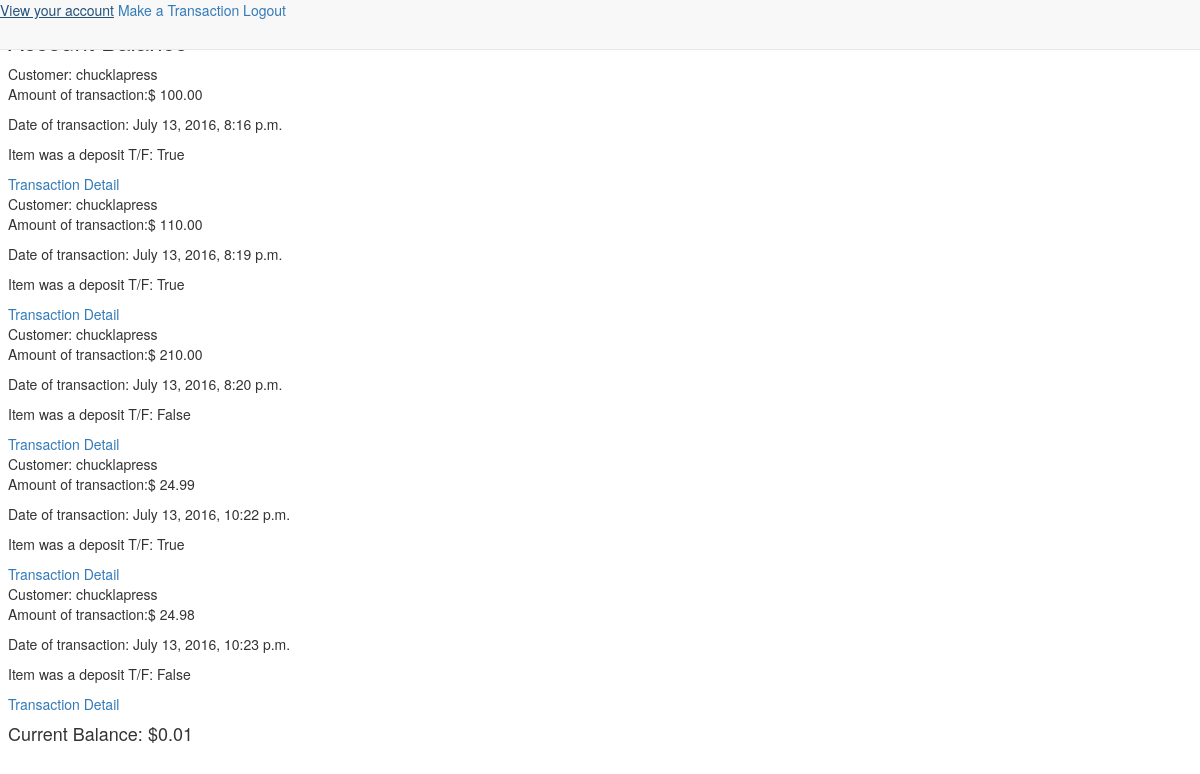
The app's page /balance/ (signed in), older data.
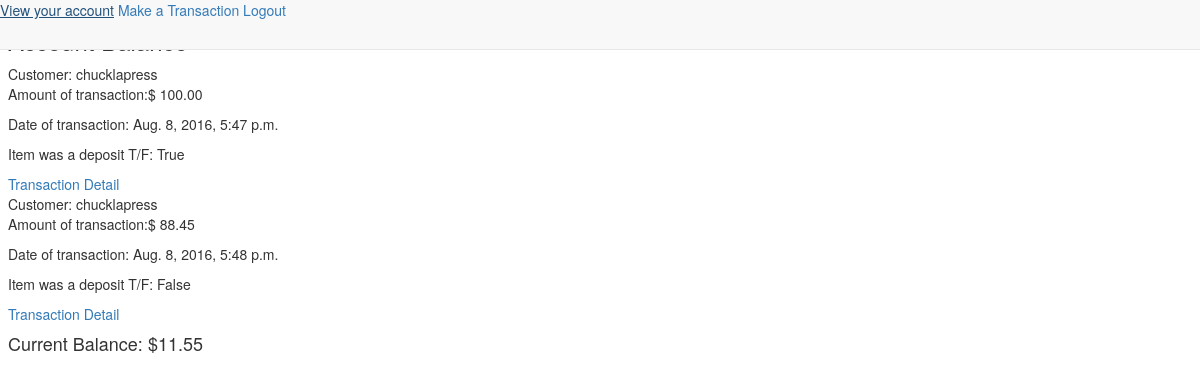
The same page, newer data.
### ironapp/models.py (models this page shows, shortened)
class AcctBalance(models.Model):
    account_number = models.IntegerField()
    entry = models.DecimalField(max_digits=19, decimal_places=2)
    is_deposit = models.BooleanField(default=1)
    date = models.DateTimeField(default=datetime.now, blank=True)
    customer = models.ForeignKey('auth.User')
    memo_or_note = models.CharField(max_length=35)
    is_transfer = models.BooleanField(default=False)

### ironapp/views.py (the view)
# urls.py: url(r'^balance/$', AccountView.as_view(), name="acct_bal_view"),
class AccountView(LoginRequiredMixin, ListView):
    login_url = "/login/"
    template_name = "acctbalance_form.html"
    model = AcctBalance
    def get_queryset(self):
        return AcctBalance.objects.filter(customer=self.request.user)
    def get_context_data(self,**kwargs):
        context = super().get_context_data(**kwargs)
        self.is_balance = is_balance(self.request.user)
        context["balance"] = self.is_balance
        return context

### ironapp/views.py (called while the page is built)
def is_balance(user):
    transactions = AcctBalance.objects.filter(customer=user)
    balance = 0
    for items in transactions:
        if items.is_deposit == True:
            balance += items.entry
        elif items.is_deposit == False:
            balance -= items.entry
        elif items.is_transfer == True:
            balance -= items.entry
            if balance >0:
                print("This transaction is not supported")
    return balance

### templates/acctbalance_form.html
{% extends 'base.html' %}
{% block content %}
<h3>Account Balance</h3>
    {% for item in object_list %}
        Customer: {{ item.customer }}
        <br>
        <p>Amount of transaction:$ {{ item.entry }}</p>
        <p>Date of transaction: {{ item.date }}</p>
        <P>Item was a deposit T/F: {{ item.is_deposit }}</P>
        <a href= "{% url 'account_detail_view' item.pk %}">Transaction Detail</a>
        <br>
    {% endfor %}
<h4>Current Balance: ${{balance}}</h4>
{% endblock %}

### templates/base.html (shortened to what this page needs)
{% load staticfiles %}
<!DOCTYPE html>
<html lang="en">
<head>
        <link rel = "stylesheet" href ={% static "ironapp/css/bootstrap.css"%}>
<body>
  <div class="container">
    <nav class="navbar navbar-default navbar-fixed-top">
      {% if user.is_authenticated %}
      <a href= "{% url 'acct_bal_view' %}">View your account</a>
      <a href= "{% url 'open_acct_view' %}">Make a Transaction</a>
      <a href="{%url 'logout_view'%}?next=/">Logout</a>
      {% else %}
      <a href="{% url 'index_view'%}">Home</a>
      <a href= "{% url 'sign_up_view' %}">Sign up a new account</a>
      <a href="{%url 'login'%}">Login to your account</a>
      {% endif %}
</div>
{%block content%}{% endblock %}
</body>
</html>

Row changes from the older to the newer data that the page shows:
removed AcctBalance: customer "chucklapress", entry "100.00", date "July 13, 2016, 8:16 p.m.", is_deposit "True"
removed AcctBalance: customer "chucklapress", entry "110.00", date "July 13, 2016, 8:19 p.m.", is_deposit "True"
removed AcctBalance: customer "chucklapress", entry "210.00", date "July 13, 2016, 8:20 p.m.", is_deposit "False"
removed AcctBalance: customer "chucklapress", entry "24.99", date "July 13, 2016, 10:22 p.m.", is_deposit "True"
removed AcctBalance: customer "chucklapress", entry "24.98", date "July 13, 2016, 10:23 p.m.", is_deposit "False"
added AcctBalance: customer "chucklapress", entry "100.00", date "Aug. 8, 2016, 5:47 p.m.", is_deposit "True"
added AcctBalance: customer "chucklapress", entry "88.45", date "Aug. 8, 2016, 5:48 p.m.", is_deposit "False"
Text that changed along with them:
{{ balance }}: "0.01" → "11.55"
